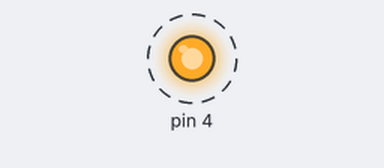
A sketch run on a simulated Arduino Nano, built with avr-gcc and run on an emulated ATmega328P. On the bench: output pins drawn as LEDs (lit = HIGH). Dashed ring = blinking. What the sketch prints to the serial monitor is not drawn.

Above: at 0.5 s.
Timing chart, 0 to 4.6 s (numbered marks = the images above):
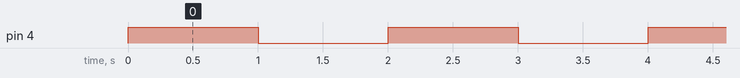

Measured:
- by itself, pin 4: alternates HIGH for 1.0 s and LOW for 1.0 s

The sketch:

ControlarPinesABajoNivel.ino
```cpp
/*
Testeando con arduino nano 328
D (digital pins 0 to 7)
B (digital pin 8 to 13)
C (analog input pins)
*/

//int led = 4;
int i=2;

void setup(){

  Serial.begin(9600);
  Serial.println("Hola");
  DDRD |=16; //Pin 4 a output

  //DDRD = B11111110;  // sets Arduino pins 1 to 7 as outputs, pin 0 as input
  //DDRD = DDRD | B11111100;


}

void loop(void){

    PORTD |=16; //Pin 4 a HIGH
    delay(1000);
    PORTD &= ~16; //PIN 4 a LOW
    delay(1000);

  /*
  if(i>=13)
    return;
  for(i=2;i<=13;i++){
    pinMode(i, OUTPUT);
    Serial.print("PIN = ");
    Serial.println(i);
    Serial.print("DDRB = ");
    Serial.println(DDRB,BIN);
    Serial.print("DDRD = ");
    Serial.println(DDRD,BIN);
    delay(1000);
  }*/
}
```
